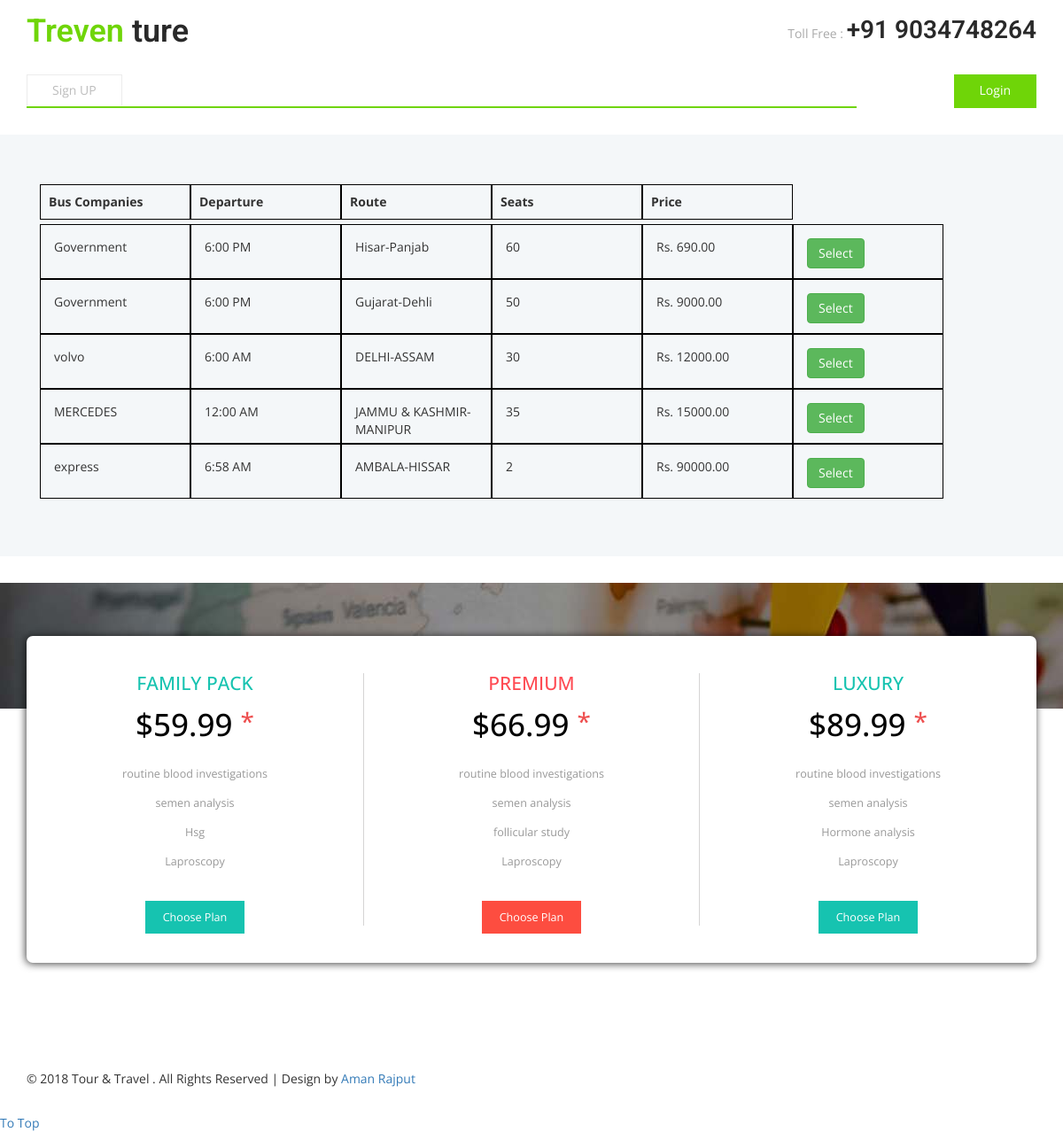
Page /allbus/ on the committed database.
### PointApp/models.py (models this page shows, shortened)
class Schedule(models.Model):
    departure_time = models.DateTimeField(auto_now_add=False)
    arrival_time = models.DateTimeField(auto_now_add=False)
    bus = models.ForeignKey(Bus, on_delete=models.CASCADE)
    price = models.DecimalField(max_digits=15 ,decimal_places=2, default=Decimal(0.00))
    class Meta:
        ordering = ['price']
    @classmethod
    def get_schedules(cls):
        schedule = cls.objects.all()
        return schedule

class Bus(models.Model):
    bus_organisation = models.ForeignKey(BusOrganisation, on_delete=models.CASCADE)
    number_plate = models.CharField(max_length=50)
    route = models.ForeignKey(Route, on_delete=models.CASCADE)
    capacity = models.PositiveIntegerField(default=0)

class BusOrganisation(models.Model):
    name = models.CharField(max_length=255)
    logo = models.ImageField(upload_to="logo-pic/", blank=True)
    def __str__(self):
        return self.name

class Route(models.Model):
    departure_location = models.CharField(max_length=255)
    destination_location = models.CharField(max_length=255)
    def __str__(self):
        return self.departure_location + '-' + self.destination_location

### PointApp/views.py (the view)
# urls.py: url(r'^allbus/', views.allbuss, name='allbus'),
def allbuss(request):
    title = 'All Buss'
    all_schedule = Schedule.get_schedules()
    return render(request,'catalog/allbus.html', {'title':title,  'buses':all_schedule})

### PointApp/templates/catalog/allbus.html
{% extends 'catalog/base.html' %}
{% load widget_tweaks %}
{% block content %}
{% if buses %}
<div class="container scheduleBar">
    <div class="row">
        <div class="container">
            <ul class="cat">
                <li class="bus-companies">Bus Companies</li>
                <li class="departure">Departure</li>
                <li class="duration">Route</li>
                <li class="seats hidden-xs hidden-sm">Seats</li>
                <li class="price">Price</li>
            </ul>
            <ul class="res">
                    {% for bus in buses %}
                    <li>{{bus.bus.bus_organisation}}</li>
                    <li>{{bus.departure_time | date:"g:i A"}}</li>
                    <li>{{bus.bus.route}}  </li>
                    <li>{{bus.bus.capacity}}</li>
                    <li>Rs. {{bus.price}}</li>
                    <li>
                        <a href="{%url 'bus_details' bus.id%}">
                            <button class="btn btn-success search-button">Select</button>
                        </a>
                    </li>
                    {% endfor %}
            </ul>
        </div>
    </div>
</div>
{% else %}
    <div><h2>No Bus Available.</h2></div>
{% endif %}
    {% endblock %}

### PointApp/templates/catalog/base.html (shortened to what this page needs)
{% load staticfiles %}
<!DOCTYPE html>
<html>
<head>
<link href="{%static 'catalog/css/bootstrap.css' %}" type="text/css" rel="stylesheet" media="all">
<link href="{%static 'catalog/css/style.css' %}" type="text/css" rel="stylesheet" media="all">
<link rel="stylesheet" href="{%static 'catalog/css/flexslider.css' %}" type="text/css" media="screen" />
<link type="text/css" rel="stylesheet" href="{%static 'catalog/css/JFFormStyle-1.css' %}" />
</head
<body>
	<div class="header">
		<div class="container">
			<div class="header-grids">
				<div class="logo">
					<h1><a  href="index.html"><span>Treven</span> ture</a></h1>
				</div>
				<div class="header-dropdown">
					<div class="emergency-grid">
						<ul>
							<li>Toll Free : </li>
							<li class="call">+91 9034748264</li>
						</ul>
					</div>
					<div class="clearfix"> </div>
				</div>
				<div class="clearfix"> </div>
			</div>
			<div class="nav-top">
				<div class="top-nav">
					<ul class="nav1">
						{% if user.is_authenticated %}
						<li><a href="/searchhotel/">Search Hotels</a></li>
						<li><a href="/searchtraval/">Search Travel</a></li>
						<li><a href="/allbus/">Book Bus</a></li>
						{% else %}
						<li><a href="/signup/">Sign UP</a></li>
						{% endif %}
					</ul>
				</div>
<div class="dropdown-grids">
						<div id="loginContainer">{% if user.is_authenticated %}
                                Hi {{ user.username }}!
                                <a href="/logout/"><span>Logout</span></a></p>
                              {% else %}
                                <a href="/login/"><span>Login</span></a>
                              {% endif %}
						</div>
				</div>
				<div class="clearfix"> </div>
			</div>
		</div>
	</div>
	<div class="banner-bottom">
		<div class="container">
                {% block content %}
                {% endblock %}
		</div>
	</div>
	<div class="pricing-agile" id="pricing-agile" style="background: url({% static 'catalog/img1/c1.jpg' %}) no-repeat fixed;
    ">
		<div class="container">
	<br><br><br>
			<div class="pricing-agile-grids">
				<div class="col-xs-4 grid-info">
					<h3>FAMILY PACK</h3>
					<h4>$59.99
						<sup>*</sup>
					</h4>
					<div class="pricing-agile-text">
						<p>routine blood investigations</p>
						<p>semen analysis</p>
						<p>Hsg</p>
						<p>Laproscopy</p>
					</div>
					<a href="#regi" class="scroll">Choose Plan</a>
				</div>
				<div class="col-xs-4 grid-info grid-two">
					<h3>PREMIUM</h3>
					<h4>$66.99
						<sup>*</sup>
					</h4>
					<div class="pricing-agile-text">
						<p>routine blood investigations</p>
						<p>semen analysis</p>
						<p>follicular study</p>
						<p>Laproscopy</p>
					</div>
					<a href="#regi" class="scroll">Choose Plan</a>
				</div>
				<div class="col-xs-4 grid-info grid-three">
					<h3>LUXURY</h3>
					<h4>$89.99
						<sup>*</sup>
					</h4>
					<div class="pricing-agile-text">
						<p>routine blood investigations</p>
						<p>semen analysis</p>
						<p>Hormone analysis</p>
						<p>Laproscopy</p>
					</div>
					<a href="#regi" class="scroll">Choose Plan</a>
				</div>
				<div class="clearfix"> </div>
			</div>
		</div>
	</div>
<div class="copy-right-grids">
				<div class="container">
					<div class="copy-left">
						<p class="footer-gd">© 2018 Tour & Travel . All Rights Reserved | Design by <a href="https://facebook.com/amanchauhan813/" target="_blank">Aman Rajput</a></p>
					</div>
				</div>
			</div>
</body>
</html>

### PointApp/static/catalog/css/style.css (style rules this page uses)
body a { transition: 0.5s all ease; -webkit-transition: 0.5s all ease; -moz-transition: 0.5s all ease; -o-transition: 0.5s all ease; -ms-transition: 0.5s all ease; text-decoration:none; }
.container { margin-bottom: 30px; }
.cat, .res { display: inline-block; }
.cat > li { float: left; width: 170px; list-style: none; border: 1px solid black; padding: 9px; font-weight: 700; }
.res > li { float: left; width: 170px; list-style: none; border: 1px solid black; padding: 15px; height: 62px; }
h1,h2,h3,h4,h5,h6 { margin:0; }
p { margin:0; }
ul,label { margin:0; padding:0; }
.header { padding: 1em 0 0 0; position: relative; }
.logo { float: left; }
.logo h1 { margin:0; }
.logo h1 a { color: #292929; padding: 0.2em 0; font-family: 'Roboto', sans-serif; font-weight: 600; font-size: 1em; }
.logo h1 a span { color:#6fd508; }
.nav-top { margin: 2em 0 0 0; }
.top-nav { margin: 0 auto 0 0; width: 82.2%; float:left; }
.top-nav ul { padding: 0; margin: 0; border-bottom: solid 2px #6fd508; }
.top-nav ul li { display: inline-block; text-decoration: none; }
.top-nav ul li a { display: block; padding: .5em 2em; color: #BDBDBD; border: solid 1px #ECECEC; border-bottom: solid 1px #FFF; }
.header-dropdown { float: right; width: 38%; }
.dropdown-grids { float: right; border-bottom: solid 2px #6fd508; }
#loginContainer { position: relative; padding: 0.5em 0em; border: solid 1px #6fd508; background: #6fd508; }
#loginContainer a span { padding: .5em 2em; color: #FFF; }
.emergency-grid { float: right; }
.emergency-grid ul { padding:0; margin:0; }
.emergency-grid ul li { display: inline-block; color: #A9A9A9; margin: 0; font-size: 1em; }
.emergency-grid ul li.call { color: #292929; font-family: 'Roboto', sans-serif; font-weight: 600; font-size: 2em; }
.banner-bottom { padding: 4em 0 0 0; background: #f4f7f9; }

### PointApp/templates/catalog/base.html (style rules this page uses)
.pricing-agile { background: url(../images/c1.jpg) no-repeat fixed; background-size: cover; -webkit-background-size: cover; -moz-background-size: cover; -o-background-size: cover; -ms-background-size: cover; min-height: 550px; }
.pricing-agile-grids { text-align: center; -webkit-box-shadow: -1px 1px 10px 0px rgba(0,0,0,0.75); -moz-box-shadow: -1px 1px 10px 0px rgba(0,0,0,0.75); box-shadow: -1px 1px 10px 0px rgba(0,0,0,0.75); padding: 3em 0; border-radius: 7px; background: #fff; }
.grid-info h3 { font-size: 1.5em; margin-bottom: 16px; color: #16C3B0; }
.grid-info h4 { font-size: 2.5em; color: #000; }
.grid-info h4 sup { vertical-align: sub; font-size: 0.8em; color: #ee4f4f; }
.pricing-agile-text { padding: 2em; }
.grid-info p { font-size: .9em; color: #999999; margin-bottom: 15px; }
.grid-info a { padding: 10px 20px; font-size: .9em; color: #FFF; background-color: #16C3B0; }
.grid-info.grid-two h3 { color:#FF4A52; }
.grid-info.grid-two a { background-color: #FD4D40; }
.grid-info.grid-two { border-left: 1px solid rgba(125, 123, 123, 0.32); border-right: 1px solid rgba(125, 123, 123, 0.32); }

### rows in the picture
Schedule: bus.bus_organisation "Government", departure_time "6:00 PM", bus.route "Hisar-Panjab", bus.capacity "60", price "690.00"
Schedule: bus.bus_organisation "Government", departure_time "6:00 PM", bus.route "Gujarat-Dehli", bus.capacity "50", price "9000.00"
Schedule: bus.bus_organisation "volvo", departure_time "6:00 AM", bus.route "DELHI-ASSAM", bus.capacity "30", price "12000.00"
Schedule: bus.bus_organisation "MERCEDES", departure_time "12:00 AM", bus.route "JAMMU & KASHMIR-MANIPUR", bus.capacity "35", price "15000.00"
Schedule: bus.bus_organisation "express", departure_time "6:58 AM", bus.route "AMBALA-HISSAR", bus.capacity "2", price "90000.00"
